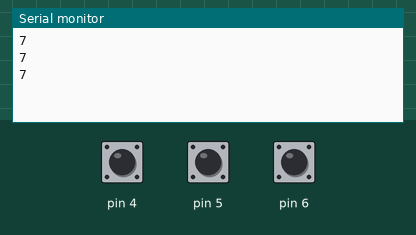
This sketch was run on a simulated Arduino Uno, built with avr-gcc and run on an emulated ATmega328P. On the bench: the last lines printed to the serial monitor. The inputs (shaded band) are chosen by the test bench; at power-on: pin 4 HIGH, pin 5 HIGH, pin 6 HIGH.

Above: at 2.8 s.
2.9 s: pin 4 pulled LOW for 1.2 s
At 3.8 s:
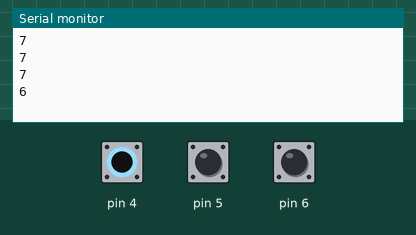
5.6 s: pin 5 pulled LOW for 1.2 s
At 6.8 s:
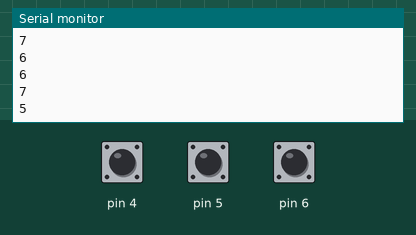
8.3 s: pin 6 pulled LOW for 1.2 s
At 9.8 s:
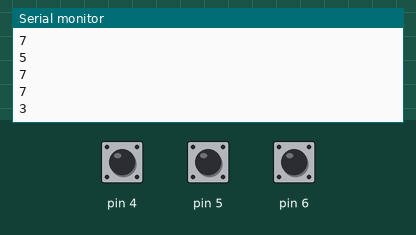
Timing chart, 0 to 11.3 s (numbered marks = the images above; inputs shaded):
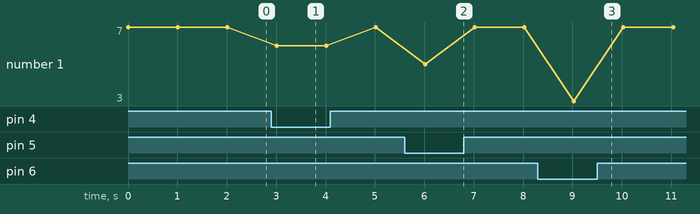

Measured:
- after the input at 2.9 s, the serial monitor: prints a new line after 0.11 s (image 1)
- after the input at 5.6 s, the serial monitor: prints a new line after 0.42 s (image 2)
- after the input at 8.3 s, the serial monitor: prints a new line after 0.73 s (image 3)

The sketch:

sketch_jun06a.ino
```cpp
#include <SoftwareSerial.h>
SoftwareSerial bluetooth(2, 3);

int val;
int data;
void setup()
{
  Serial.begin(9600);
  bluetooth.begin(9600);
  pinMode(4,INPUT_PULLUP);
  pinMode(5,INPUT_PULLUP);
  pinMode(6,INPUT_PULLUP);
}

void loop()
{
  int dataA = digitalRead(4);//아침
  int dataB = digitalRead(5);//점심
  int dataC = digitalRead(6);//저녁

  hhh(dataA,dataB,dataC);


}

int hhh(int A, int B, int C){
    if(A == LOW & B == LOW & C == LOW){
      data = 0;
  }else if(A == HIGH & B == LOW & C == LOW){
    data = 1;//저녁 open
  }else if(A == LOW & B == HIGH & C == LOW){
    data = 2;//점심 open
  }else if(A == HIGH & B == HIGH & C == LOW){
    data = 3;
  }else if(A == LOW & B == LOW & C == HIGH){
    data = 4;//아침 open
  }else if(A == HIGH & B == LOW & C == HIGH){
    data = 5;
  }else if(A == LOW & B == HIGH & C == HIGH){
    data = 6;
  }else if(A == HIGH & B == HIGH & C == HIGH){
    data = 7;
  }
  Serial.println(data);
  bluetooth.println(data);
  delay(1000);
}
```
